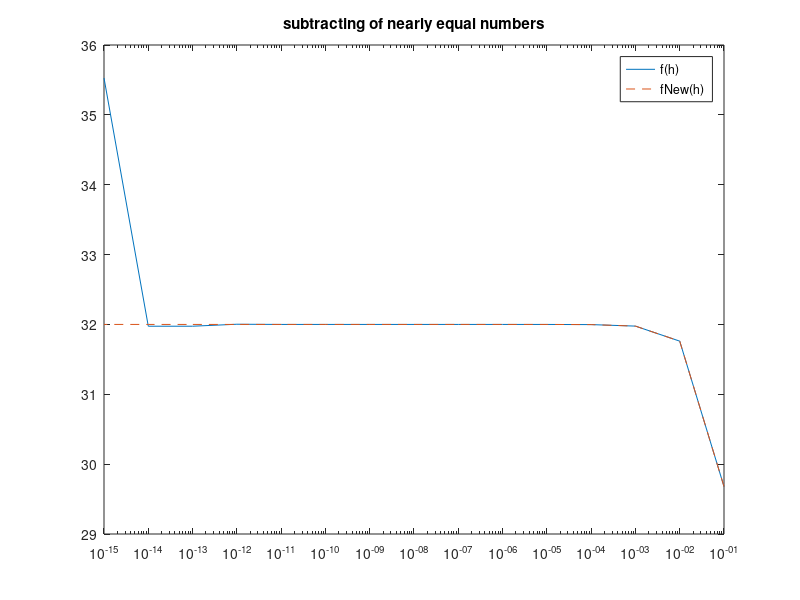

Recreate this plot in MATLAB. (Note: this script raises an error after producing the figure.)
%% AMSC 460 - HW 5

%% Problem 1
%%
% Compute the relative error d = |x − fl(x)|/|x| exactly as a base-10 number, and
% show that d satisfies the upper bound d ≤ε_mach/2.

d = abs(0.4 * 2^(-49))/abs(12.8)
eps/2 - d
%%
%ans = 5.551115123125783e-17 > 0 so the d satisfies the upper bound d ≤ε_mach/2.


%% Problem 2
%%
% Let x = 2. To avoid subtraction of nearly equal numbers, find an alternative form
% f~(h) ≡ f(h) to evaluate f(h) = x^4 − (x − h)^4 /h for small h.
% Compute f(h) using MATLAB based on the formula (1) and the alternative form
% f~(h) you propose, and report your results for h = 10^−1, 10^-2, ..., 10^-15 on a
% semilogx plot (both functions should be on the same graph). What is lim_h→0 f(h)?
% Does your modified function compute more accurately for small h?

x = 2;
f = @(h) (x^4 - (x-h).^4)./(h);


%%
%    fNew(h) = [x^4 − (x − h)^4 /h] * [(x^4 + (x − h)^4 )/(x^4 + (x − h)^4)]
%            = (x^8 - (x − h)^8 )/h(x^4 + (x − h)^4)
%    factor (x^8 - (x − h)^8 ) = h(x^4+(x-h)^4)(x^2+(x-h)^2)(2x-h)
%    Cancel the common factor : h(x^4 + (x − h)^4)
%    fNew(h) = (2x^2-2xh+h^2)(2x-h) = 4x^3 - 6x^2h + 4xh^2 - h^3                       
%%
fNew = @(h) ( 4*(x^3) - 6*(x^2)*h + 4*x*(h.^2) - (h.^3));
x = 10*ones(1,15); y = 1:1:15; h = x.^ (-y);
semilogx(h,f(h),h,fNew(h),'--')
title 'subtracting of nearly equal numbers'; legend({'f(h)','fNew(h)'});

%%
%    As h→0, the lim_h→0 f(h) should be 32. However, for very small h the error starts
%    increasing due to the subtraction of nearly equal numbers.
%    My modified function compute more accurately for small h, we can see in the graph,
%    the dash line represent the modified function and lim_h→0 fNew(h) = 32.
%% Problem 3 (Optional)

%%
% Consider a right triangle whose legs are of length 3344556600 and 1.2222222 (seven
% 2’s). Using MATLAB to compute, how much longer is the hypotenuse than the
% longer leg? Explain how you arrived at your answer.
a = 3344556600; b = 1.2222222;
c = sqrt(vpa(a)^2 + vpa(b)^2)
c-a

%%
%    Thus the length of the hyphotenuse os greater than the length of the longer side by
%    2.233221447310594e-10
%    vpa(x) uses variable-precision floating-point arithmetic (VPA) to evaluate each element
%    of the symbolic input x to at least d significant digits, where d is the value of the digits
%    function. The default value of digits is 32. If we calculate c = sqrt(a^2+b^2) directily
%    we will get c = 0 because the square of side a is way too big than the square of side b,
%    so due to cancellation of nearly equal numbers, Matlab will "ignore" b and return c=sqrt(a^2).
%    
%    
%%
% If we can not use vpa(x) to solve this problem, we can do:
%%
%    c - a = √(a^2 +b^2) - a = [√(a^2 +b^2) - a]× [√(a^2 +b^2) + a]/[√(a^2 +b^2) + a]
%                             = [(a^2 + b^2) - a^2] / [√(a^2 +b^2) + a]
%                             = b^2 / [√(a^2 +b^2) + a]
b^2 / (sqrt(a^2+b^2)+a)
%%
%    Thus we got the same answer c - a = 2.233221447310594e-10
